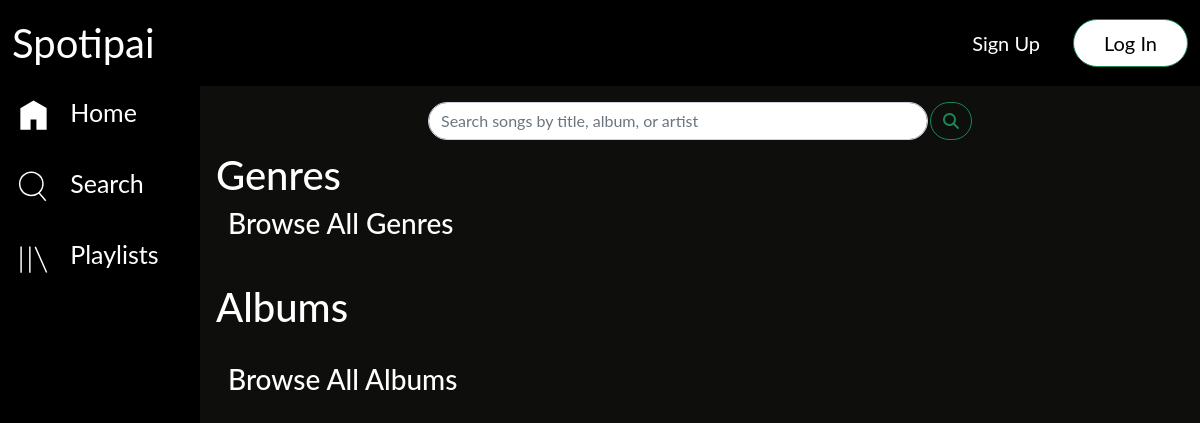
Page /search.php on the earlier database version.
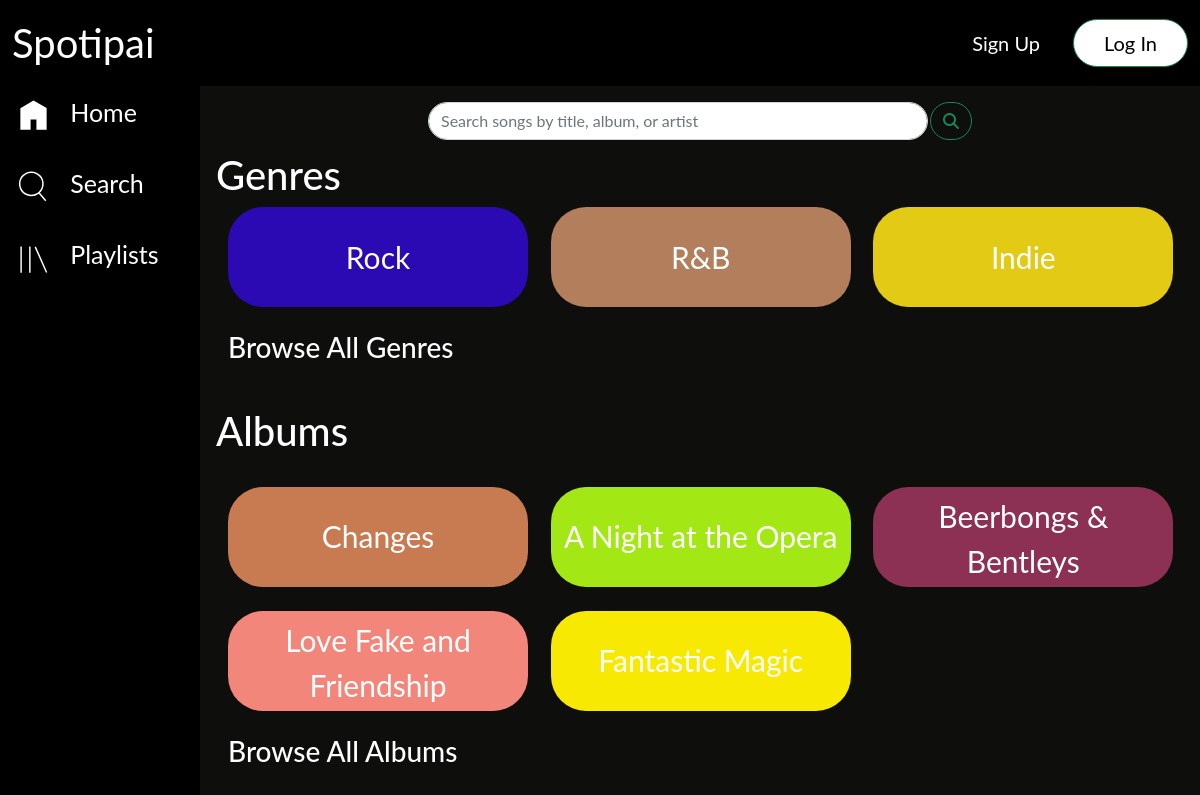
Same page on the later database version.
### tables this page shows
CREATE TABLE `genre` (
  `id_genre` int(3) NOT NULL,
  `nama_genre` varchar(20) NOT NULL
);

CREATE TABLE `album` (
  `id_album` int(3) NOT NULL,
  `id_artist` int(3) NOT NULL,
  `title` varchar(150) NOT NULL,
  `year` int(4) NOT NULL
);

### search-content.php (the view, shortened to what this page needs)
<div class="content">
  <div class="md-form mt-0">
    <table style="margin-top: 70px;" align="center">
      <tr>
        <form action="search_result.php" method="post">
          <td>
            <input name="key" class="form-control" type="text" placeholder="Search songs by title, album, or artist" aria-label="Search" style="width: 500px; border-radius:35px">
          </td>
          <td><button type="submit" style="border-radius: 35px;" class="btn btn-outline-success"><i class="fas fa-search"></i></button></td>
        </form>
      </tr>
    </table>
  </div>
  <h1 style="color: white; margin-top: 10px;">Genres</h1>
  <div class="container">
    <div class="row">
      <?php
      $ambilgenre = $koneksi->query("SELECT * FROM genre ORDER BY rand() LIMIT 3");
      while ($datagenre = $ambilgenre->fetch_assoc()) {
      ?>
        <div class="col-sm-4 mb-4">
          <button class="btn btn-block" onclick="window.location.href='genre_song.php?id_genre=<?= $datagenre['id_genre'] ?>';" style="background-color: <?php echo '#' . substr(str_shuffle('ABCDEF0123456789'), 0, 6); ?>;">
            <?= $datagenre['nama_genre'] ?>
          </button>
        </div>
      <?php } ?>
    </div>
    <h3><a href="genres.php" style="color:white;">Browse All Genres</a></h3>
  </div>
  <br>
  <h1 style="color: white; margin-top: 10px;">Albums</h1>
  <br>
  <div class="container" id="container2">
    <div class="row">
      <?php
      $ambilalbum = $koneksi->query("SELECT * FROM album ORDER BY rand() LIMIT 5");
      while ($dataalbum = $ambilalbum->fetch_assoc()) {
      ?>
        <div class="col-sm-4 mb-4">
          <button class="btn btn-block" onclick="window.location.href='album_song.php?id_album=<?= $dataalbum['id_album'] ?>';" style="background-color: <?php echo '#' . substr(str_shuffle('ABCDEF0123456789'), 0, 6); ?>;">
            <?= $dataalbum['title'] ?>
          </button>
        </div>
      <?php } ?>
    </div>
    <h3><a href="albums.php" style="color: white;">Browse All Albums</a></h3>
  </div>
</div>

Differences in the rows shown:
added genre: nama_genre "Rock"
added genre: nama_genre "R&B"
added genre: nama_genre "Indie"
added album: title "Changes"
added album: title "A Night at the Opera"
added album: title "Beerbongs & Bentleys"
added album: title "Love Fake and Friendship"
added album: title "Fantastic Magic"
